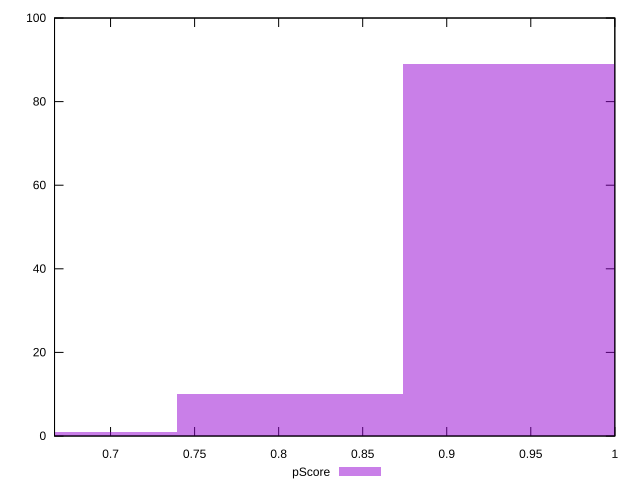

Reproduce this figure in gnuplot.
reset

$pScore <<EOF
0.9410501794794766 89
0.806614439553837 10
0.6721786996281975 1
EOF

set key outside below
set boxwidth 0.1344357399256395
set xrange [0.6666666666666666:1]
set yrange [0:100]
set trange [0:100]
set style fill transparent solid 0.5 noborder
set terminal svg size 640, 490 enhanced background rgb 'white'
set output "report_00023_2021-02-20T12:14:57.249Z/uses-http2/samples/pages/pScore/histogram.svg"

plot $pScore title "pScore" with boxes

reset
